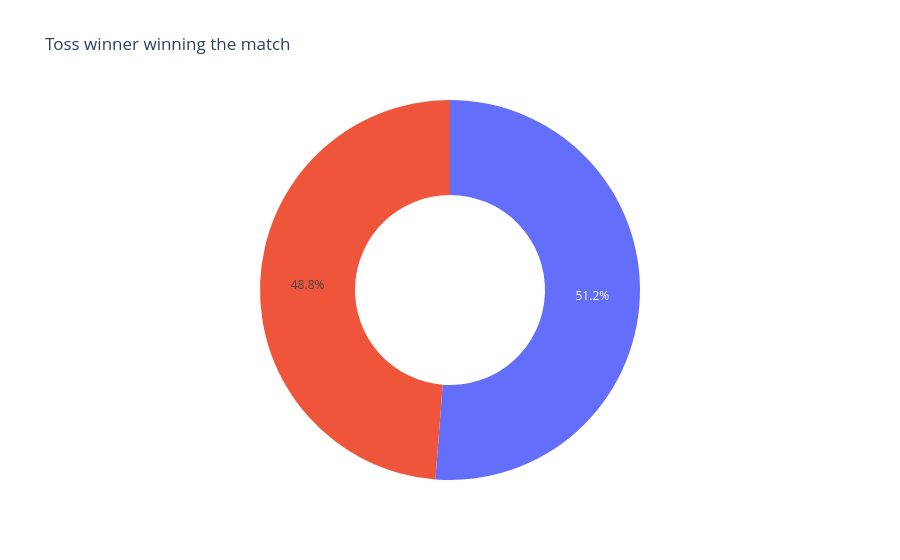

Notebook source saved alongside this figure:
### Code cell
px.pie(values=val,labels=lab,title="Toss winner winning the match",hole=0.5)

### Figure 1 — Plotly figure (JSON) as saved in the notebook; plotly's stock layout.template omitted (floating-point values rounded to 4 significant figures)
{"data": [{"domain": {"x": [0, 1], "y": [0, 1]}, "hole": 0.5, "hovertemplate": "value=%{value}<extra></extra>", "legendgroup": "", "name": "", "showlegend": false, "type": "pie", "values": [418, 398]}], "layout": {"legend": {"tracegroupgap": 0}, "title": {"text": "Toss winner winning the match"}}}
